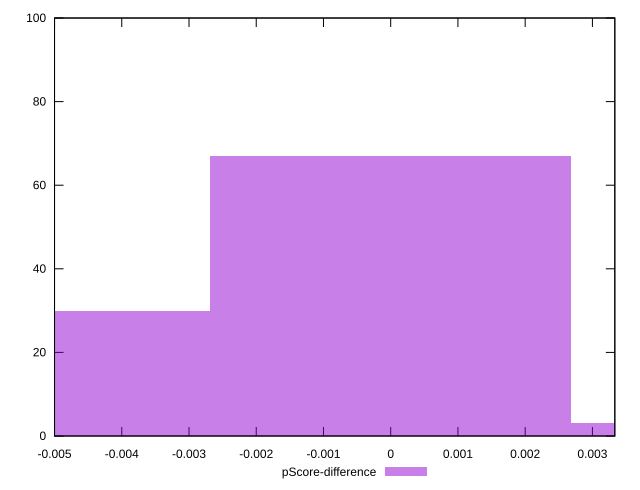

Generate this figure with gnuplot:
reset

$pScoreDifference <<EOF
-0.005368901003275768 30
0 67
0.005368901003275768 3
EOF

set key outside below
set boxwidth 0.005368901003275768
set xrange [-0.0050000000000000044:0.0033333333333332993]
set yrange [0:100]
set trange [0:100]
set style fill transparent solid 0.5 noborder
set terminal svg size 640, 490 enhanced background rgb 'white'
set output "reprap/unminified-css/samples/pages+cached+noexternal/pScore-difference/histogram.svg"

plot $pScoreDifference title "pScore-difference" with boxes

reset
